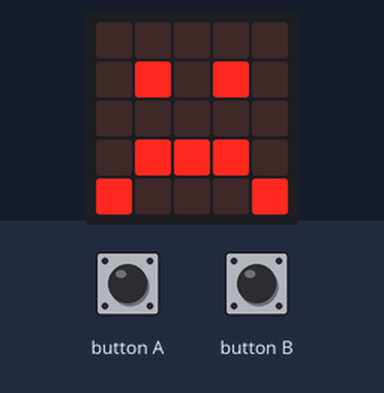
This program was run on a simulated BBC micro:bit (MakeCode). Parts: the board's 5×5 LED display. The test bench sets the inputs (shaded band).

Above: at 1.2 s.
1.3 s: button A pressed for 0.15 s
At 2.6 s:
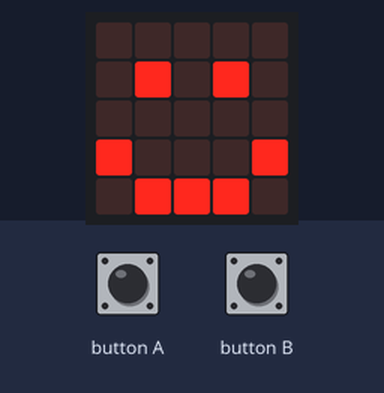
2.9 s: button B pressed for 0.15 s
At 3.9 s:
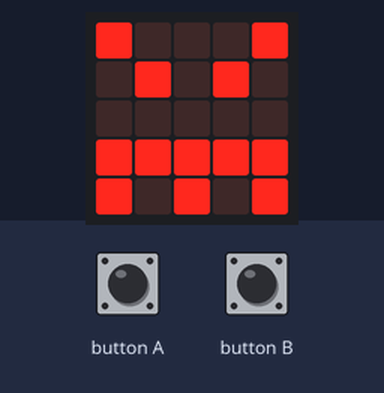
Timing chart, 0 to 5.9 s (numbered marks = the images above; inputs shaded):
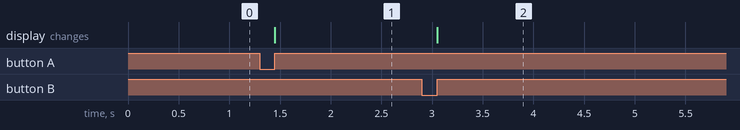

Measured:
- after the input at 1.3 s, the display: changes after 0.15 s (image 1)
- after the input at 2.9 s, the display: changes after 0.15 s (image 2)

The program:

main.ts
```typescript
// conding
input.onButtonPressed(Button.A, function on_button_pressed_a() {
    basic.showIcon(IconNames.Happy)
})
input.onButtonPressed(Button.B, function on_button_pressed_b() {
    basic.showIcon(IconNames.Angry)
})
led.plot(1, 1)
led.plot(3, 1)
led.plot(0, 4)
led.plot(1, 3)
led.plot(2, 3)
led.plot(3, 3)
led.plot(4, 4)
```

test.ts
```typescript
// les tests vont ici ; cela ne sera pas compilé si ce paquet est utilisé en tant qu'extension.
```
